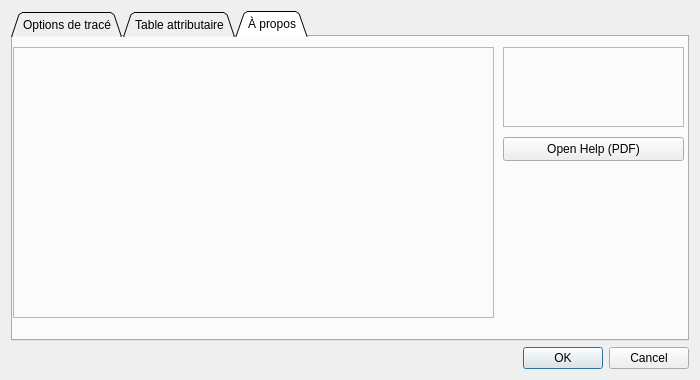
<?xml version="1.0" encoding="UTF-8"?>
<ui version="4.0">
 <class>Dialog</class>
 <widget class="QDialog" name="Dialog">
  <property name="geometry">
   <rect>
    <x>0</x>
    <y>0</y>
    <width>700</width>
    <height>354</height>
   </rect>
  </property>
  <property name="windowTitle">
   <string>Paramètres</string>
  </property>
  <property name="sizeGripEnabled">
   <bool>false</bool>
  </property>
  <property name="modal">
   <bool>true</bool>
  </property>
  <layout class="QGridLayout" name="gridLayout">
   <item row="1" column="0">
    <widget class="QTabWidget" name="tabWidget">
     <property name="font">
      <font>
       <italic>false</italic>
       <underline>false</underline>
       <strikeout>false</strikeout>
      </font>
     </property>
     <property name="acceptDrops">
      <bool>false</bool>
     </property>
     <property name="tabShape">
      <enum>QTabWidget::Triangular</enum>
     </property>
     <property name="currentIndex">
      <number>2</number>
     </property>
     <property name="elideMode">
      <enum>Qt::ElideNone</enum>
     </property>
     <property name="usesScrollButtons">
      <bool>true</bool>
     </property>
     <property name="documentMode">
      <bool>false</bool>
     </property>
     <property name="tabsClosable">
      <bool>false</bool>
     </property>
     <property name="movable">
      <bool>true</bool>
     </property>
     <property name="tabBarAutoHide">
      <bool>false</bool>
     </property>
     <widget class="QWidget" name="tabCrete">
      <attribute name="title">
       <string>Options de tracé</string>
      </attribute>
      <layout class="QVBoxLayout" name="verticalLayout">
       <item>
        <widget class="QCheckBox" name="graphique3D">
         <property name="text">
          <string>Graphique topographique 3D</string>
         </property>
        </widget>
       </item>
       <item>
        <widget class="QComboBox" name="ModeTrace">
         <property name="placeholderText">
          <string>Choix du mode de tracés</string>
         </property>
        </widget>
       </item>
      </layout>
     </widget>
     <widget class="QWidget" name="tabRupture">
      <attribute name="title">
       <string>Table attributaire</string>
      </attribute>
      <layout class="QVBoxLayout" name="verticalLayoutRupture">
       <item>
        <widget class="QLabel" name="labelRupture">
         <property name="text">
          <string>Quels champs pour les polylignes</string>
         </property>
        </widget>
       </item>
       <item>
        <widget class="QGroupBox" name="groupBox_OBJECTID">
         <property name="title">
          <string>OBJECTID</string>
         </property>
         <layout class="QHBoxLayout" name="horizontalLayout_OBJECTID">
          <item>
           <widget class="QRadioButton" name="radioButton_OBJECTID_Oui">
            <property name="text">
             <string>Oui</string>
            </property>
            <property name="checked">
             <bool>true</bool>
            </property>
           </widget>
          </item>
          <item>
           <widget class="QRadioButton" name="radioButton_OBJECTID_Non">
            <property name="text">
             <string>Non</string>
            </property>
           </widget>
          </item>
         </layout>
        </widget>
       </item>
       <item>
        <widget class="QGroupBox" name="groupBox_SHAPE_LENGTH">
         <property name="title">
          <string>SHAPE_LENGTH</string>
         </property>
         <layout class="QHBoxLayout" name="horizontalLayout_SHAPE_LENGTH">
          <item>
           <widget class="QRadioButton" name="radioButton_SHAPE_LENGTH_Oui">
            <property name="text">
             <string>Oui</string>
            </property>
            <property name="checked">
             <bool>true</bool>
            </property>
           </widget>
          </item>
          <item>
           <widget class="QRadioButton" name="radioButton_SHAPE_LENGTH_Non">
            <property name="text">
             <string>Non</string>
            </property>
           </widget>
          </item>
         </layout>
        </widget>
       </item>
       <item>
        <widget class="QGroupBox" name="groupBox_HORADATEUR">
         <property name="title">
          <string>HORADATEUR (JJ/MM/AA)</string>
         </property>
         <layout class="QHBoxLayout" name="horizontalLayout_HORADATEUR">
          <item>
           <widget class="QRadioButton" name="radioButton_HORADATEUR_Oui">
            <property name="text">
             <string>Oui</string>
            </property>
            <property name="checked">
             <bool>true</bool>
            </property>
           </widget>
          </item>
          <item>
           <widget class="QRadioButton" name="radioButton_HORADATEUR_Non">
            <property name="text">
             <string>Non</string>
            </property>
           </widget>
          </item>
         </layout>
        </widget>
       </item>
       <item>
        <widget class="QGroupBox" name="groupBox_Denomination">
         <property name="title">
          <string>DENOMINATION</string>
         </property>
         <layout class="QHBoxLayout" name="horizontalLayout_Denomination">
          <item>
           <widget class="QRadioButton" name="radioButton_Denomination_Oui">
            <property name="text">
             <string>Oui</string>
            </property>
            <property name="checked">
             <bool>true</bool>
            </property>
           </widget>
          </item>
          <item>
           <widget class="QRadioButton" name="radioButton_Denomination_Non">
            <property name="text">
             <string>Non</string>
            </property>
           </widget>
          </item>
         </layout>
        </widget>
       </item>
      </layout>
     </widget>
     <widget class="QWidget" name="tabAide">
      <attribute name="title">
       <string>À propos</string>
      </attribute>
      <widget class="QLabel" name="logoLabel">
       <property name="geometry">
        <rect>
         <x>490</x>
         <y>10</y>
         <width>181</width>
         <height>80</height>
        </rect>
       </property>
       <property name="frameShape">
        <enum>QFrame::StyledPanel</enum>
       </property>
       <property name="frameShadow">
        <enum>QFrame::Raised</enum>
       </property>
       <property name="lineWidth">
        <number>0</number>
       </property>
      </widget>
      <widget class="QPushButton" name="pushButtonOpenPDF">
       <property name="geometry">
        <rect>
         <x>490</x>
         <y>100</y>
         <width>181</width>
         <height>24</height>
        </rect>
       </property>
       <property name="text">
        <string>Open Help (PDF)</string>
       </property>
      </widget>
      <widget class="QLabel" name="Infolabel">
       <property name="geometry">
        <rect>
         <x>0</x>
         <y>10</y>
         <width>481</width>
         <height>271</height>
        </rect>
       </property>
       <property name="frameShape">
        <enum>QFrame::StyledPanel</enum>
       </property>
       <property name="frameShadow">
        <enum>QFrame::Raised</enum>
       </property>
       <property name="lineWidth">
        <number>0</number>
       </property>
      </widget>
     </widget>
    </widget>
   </item>
   <item row="2" column="0">
    <widget class="QDialogButtonBox" name="buttonBox">
     <property name="orientation">
      <enum>Qt::Horizontal</enum>
     </property>
     <property name="standardButtons">
      <set>QDialogButtonBox::Cancel|QDialogButtonBox::Ok</set>
     </property>
    </widget>
   </item>
  </layout>
 </widget>
 <resources/>
 <connections/>
</ui>
